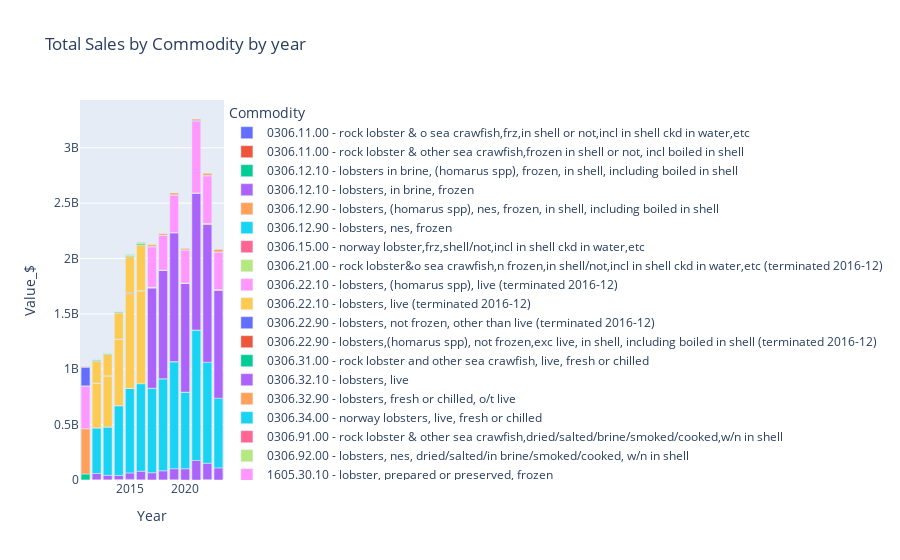

This figure's notebook cell:
### Code cell
fig = px.bar(annual_data[annual_data['Year'] > 2010], x="Year", y="Value_$", color='Commodity', title="Total Sales by Commodity by year")
fig.show()

### Figure 1 — Plotly figure (JSON) as saved in the notebook; plotly's stock layout.template omitted (floating-point values rounded to 4 significant figures)
{"data": [{"alignmentgroup": "True", "hovertemplate": "Commodity=0306.11.00 - rock lobster & o sea crawfish,frz,in shell or not,incl in shell ckd in water,etc<br>Year=%{x}<br>Value_$=%{y}<extra></extra>", "legendgroup": "0306.11.00 - rock lobster & o sea crawfish,frz,in shell or not,incl in shell ckd in water,etc", "marker": {"color": "#636efa", "pattern": {"shape": ""}}, "name": "0306.11.00 - rock lobster & o sea crawfish,frz,in shell or not,incl in shell ckd in water,etc", "offsetgroup": "0306.11.00 - rock lobster & o sea crawfish,frz,in shell or not,incl in shell ckd in water,etc", "orientation": "v", "showlegend": true, "textposition": "auto", "type": "bar", "x": [2012, 2013, 2014, 2015, 2016, 2017, 2018, 2019, 2020, 2021, 2022], "xaxis": "x", "y": [2149954, 1697035, 3448411, 6291135, 1959146, 735622, 1112627, 2138521, 8836, 73375, 3125921], "yaxis": "y"}, {"alignmentgroup": "True", "hovertemplate": "Commodity=0306.11.00 - rock lobster & other sea crawfish,frozen in shell or not, incl boiled in shell<br>Year=%{x}<br>Value_$=%{y}<extra></extra>", "legendgroup": "0306.11.00 - rock lobster & other sea crawfish,frozen in shell or not, incl boiled in shell", "marker": {"color": "#EF553B", "pattern": {"shape": ""}}, "name": "0306.11.00 - rock lobster & other sea crawfish,frozen in shell or not, incl boiled in shell", "offsetgroup": "0306.11.00 - rock lobster & other sea crawfish,frozen in shell or not, incl boiled in shell", "orientation": "v", "showlegend": true, "textposition": "auto", "type": "bar", "x": [2011], "xaxis": "x", "y": [925813], "yaxis": "y"}, {"alignmentgroup": "True", "hovertemplate": "Commodity=0306.12.10 - lobsters in brine, (homarus spp), frozen, in shell, including boiled in shell<br>Year=%{x}<br>Value_$=%{y}<extra></extra>", "legendgroup": "0306.12.10 - lobsters in brine, (homarus spp), frozen, in shell, including boiled in shell", "marker": {"color": "#00cc96", "pattern": {"shape": ""}}, "name": "0306.12.10 - lobsters in brine, (homarus spp), frozen, in shell, including boiled in shell", "offsetgroup": "0306.12.10 - lobsters in brine, (homarus spp), frozen, in shell, including boiled in shell", "orientation": "v", "showlegend": true, "textposition": "auto", "type": "bar", "x": [2011], "xaxis": "x", "y": [53376251], "yaxis": "y"}, {"alignmentgroup": "True", "hovertemplate": "Commodity=0306.12.10 - lobsters, in brine, frozen<br>Year=%{x}<br>Value_$=%{y}<extra></extra>", "legendgroup": "0306.12.10 - lobsters, in brine, frozen", "marker": {"color": "#ab63fa", "pattern": {"shape": ""}}, "name": "0306.12.10 - lobsters, in brine, frozen", "offsetgroup": "0306.12.10 - lobsters, in brine, frozen", "orientation": "v", "showlegend": true, "textposition": "auto", "type": "bar", "x": [2012, 2013, 2014, 2015, 2016, 2017, 2018, 2019, 2020, 2021, 2022, 2023], "xaxis": "x", "y": [56434863, 40629504, 37539674, 57377692, 76964160, 64956316, 82005200, 99855051, 101628407, 176359431, 148241314, 109645069], "yaxis": "y"}, {"alignmentgroup": "True", "hovertemplate": "Commodity=0306.12.90 - lobsters, (homarus spp), nes, frozen, in shell, including boiled in shell<br>Year=%{x}<br>Value_$=%{y}<extra></extra>", "legendgroup": "0306.12.90 - lobsters, (homarus spp), nes, frozen, in shell, including boiled in shell", "marker": {"color": "#FFA15A", "pattern": {"shape": ""}}, "name": "0306.12.90 - lobsters, (homarus spp), nes, frozen, in shell, including boiled in shell", "offsetgroup": "0306.12.90 - lobsters, (homarus spp), nes, frozen, in shell, including boiled in shell", "orientation": "v", "showlegend": true, "textposition": "auto", "type": "bar", "x": [2011], "xaxis": "x", "y": [408496449], "yaxis": "y"}, {"alignmentgroup": "True", "hovertemplate": "Commodity=0306.12.90 - lobsters, nes, frozen<br>Year=%{x}<br>Value_$=%{y}<extra></extra>", "legendgroup": "0306.12.90 - lobsters, nes, frozen", "marker": {"color": "#19d3f3", "pattern": {"shape": ""}}, "name": "0306.12.90 - lobsters, nes, frozen", "offsetgroup": "0306.12.90 - lobsters, nes, frozen", "orientation": "v", "showlegend": true, "textposition": "auto", "type": "bar", "x": [2012, 2013, 2014, 2015, 2016, 2017, 2018, 2019, 2020, 2021, 2022, 2023], "xaxis": "x", "y": [412258032, 436303862, 630504955, 763305426, 790760886, 763129933, 831611135, 966689621, 691945919, 1177532904, 911950315, 629306399], "yaxis": "y"}, {"alignmentgroup": "True", "hovertemplate": "Commodity=0306.15.00 - norway lobster,frz,shell/not,incl in shell ckd in water,etc<br>Year=%{x}<br>Value_$=%{y}<extra></extra>", "legendgroup": "0306.15.00 - norway lobster,frz,shell/not,incl in shell ckd in water,etc", "marker": {"color": "#FF6692", "pattern": {"shape": ""}}, "name": "0306.15.00 - norway lobster,frz,shell/not,incl in shell ckd in water,etc", "offsetgroup": "0306.15.00 - norway lobster,frz,shell/not,incl in shell ckd in water,etc", "orientation": "v", "showlegend": true, "textposition": "auto", "type": "bar", "x": [2014, 2015, 2018, 2019], "xaxis": "x", "y": [142227, 18189, 547619, 157284], "yaxis": "y"}, {"alignmentgroup": "True", "hovertemplate": "Commodity=0306.21.00 - rock lobster&o sea crawfish,n frozen,in shell/not,incl in shell ckd in water,etc (terminated 2016-12)<br>Year=%{x}<br>Value_$=%{y}<extra></extra>", "legendgroup": "0306.21.00 - rock lobster&o sea crawfish,n frozen,in shell/not,incl in shell ckd in water,etc (terminated 2016-12)", "marker": {"color": "#B6E880", "pattern": {"shape": ""}}, "name": "0306.21.00 - rock lobster&o sea crawfish,n frozen,in shell/not,incl in shell ckd in water,etc (terminated 2016-12)", "offsetgroup": "0306.21.00 - rock lobster&o sea crawfish,n frozen,in shell/not,incl in shell ckd in water,etc (terminated 2016-12)", "orientation": "v", "showlegend": true, "textposition": "auto", "type": "bar", "x": [2012, 2013, 2014, 2015], "xaxis": "x", "y": [21522, 92309, 642, 19800], "yaxis": "y"}, {"alignmentgroup": "True", "hovertemplate": "Commodity=0306.22.10 - lobsters, (homarus spp), live (terminated 2016-12)<br>Year=%{x}<br>Value_$=%{y}<extra></extra>", "legendgroup": "0306.22.10 - lobsters, (homarus spp), live (terminated 2016-12)", "marker": {"color": "#FF97FF", "pattern": {"shape": ""}}, "name": "0306.22.10 - lobsters, (homarus spp), live (terminated 2016-12)", "offsetgroup": "0306.22.10 - lobsters, (homarus spp), live (terminated 2016-12)", "orientation": "v", "showlegend": true, "textposition": "auto", "type": "bar", "x": [2011], "xaxis": "x", "y": [386191475], "yaxis": "y"}, {"alignmentgroup": "True", "hovertemplate": "Commodity=0306.22.10 - lobsters, live (terminated 2016-12)<br>Year=%{x}<br>Value_$=%{y}<extra></extra>", "legendgroup": "0306.22.10 - lobsters, live (terminated 2016-12)", "marker": {"color": "#FECB52", "pattern": {"shape": ""}}, "name": "0306.22.10 - lobsters, live (terminated 2016-12)", "offsetgroup": "0306.22.10 - lobsters, live (terminated 2016-12)", "orientation": "v", "showlegend": true, "textposition": "auto", "type": "bar", "x": [2012, 2013, 2014, 2015, 2016], "xaxis": "x", "y": [402349190, 460971859, 599557496, 855531199, 838216230], "yaxis": "y"}, {"alignmentgroup": "True", "hovertemplate": "Commodity=0306.22.90 - lobsters, not frozen, other than live (terminated 2016-12)<br>Year=%{x}<br>Value_$=%{y}<extra></extra>", "legendgroup": "0306.22.90 - lobsters, not frozen, other than live (terminated 2016-12)", "marker": {"color": "#636efa", "pattern": {"shape": ""}}, "name": "0306.22.90 - lobsters, not frozen, other than live (terminated 2016-12)", "offsetgroup": "0306.22.90 - lobsters, not frozen, other than live (terminated 2016-12)", "orientation": "v", "showlegend": true, "textposition": "auto", "type": "bar", "x": [2012, 2013, 2014, 2015, 2016], "xaxis": "x", "y": [759061, 1084784, 541090, 6308816, 1137709], "yaxis": "y"}, {"alignmentgroup": "True", "hovertemplate": "Commodity=0306.22.90 - lobsters,(homarus spp), not frozen,exc live, in shell, including boiled in shell (terminated 2016-12)<br>Year=%{x}<br>Value_$=%{y}<extra></extra>", "legendgroup": "0306.22.90 - lobsters,(homarus spp), not frozen,exc live, in shell, including boiled in shell (terminated 2016-12)", "marker": {"color": "#EF553B", "pattern": {"shape": ""}}, "name": "0306.22.90 - lobsters,(homarus spp), not frozen,exc live, in shell, including boiled in shell (terminated 2016-12)", "offsetgroup": "0306.22.90 - lobsters,(homarus spp), not frozen,exc live, in shell, including boiled in shell (terminated 2016-12)", "orientation": "v", "showlegend": true, "textposition": "auto", "type": "bar", "x": [2011], "xaxis": "x", "y": [1517076], "yaxis": "y"}, {"alignmentgroup": "True", "hovertemplate": "Commodity=0306.31.00 - rock lobster and other sea crawfish, live, fresh or chilled<br>Year=%{x}<br>Value_$=%{y}<extra></extra>", "legendgroup": "0306.31.00 - rock lobster and other sea crawfish, live, fresh or chilled", "marker": {"color": "#00cc96", "pattern": {"shape": ""}}, "name": "0306.31.00 - rock lobster and other sea crawfish, live, fresh or chilled", "offsetgroup": "0306.31.00 - rock lobster and other sea crawfish, live, fresh or chilled", "orientation": "v", "showlegend": true, "textposition": "auto", "type": "bar", "x": [2017, 2018, 2019, 2020, 2021], "xaxis": "x", "y": [35586, 120524, 76315, 27648, 218466], "yaxis": "y"}, {"alignmentgroup": "True", "hovertemplate": "Commodity=0306.32.10 - lobsters, live<br>Year=%{x}<br>Value_$=%{y}<extra></extra>", "legendgroup": "0306.32.10 - lobsters, live", "marker": {"color": "#ab63fa", "pattern": {"shape": ""}}, "name": "0306.32.10 - lobsters, live", "offsetgroup": "0306.32.10 - lobsters, live", "orientation": "v", "showlegend": true, "textposition": "auto", "type": "bar", "x": [2017, 2018, 2019, 2020, 2021, 2022, 2023], "xaxis": "x", "y": [905541209, 977471113, 1163910794, 982283349, 1235449385, 1243232779, 973577321], "yaxis": "y"}, {"alignmentgroup": "True", "hovertemplate": "Commodity=0306.32.90 - lobsters, fresh or chilled, o/t live<br>Year=%{x}<br>Value_$=%{y}<extra></extra>", "legendgroup": "0306.32.90 - lobsters, fresh or chilled, o/t live", "marker": {"color": "#FFA15A", "pattern": {"shape": ""}}, "name": "0306.32.90 - lobsters, fresh or chilled, o/t live", "offsetgroup": "0306.32.90 - lobsters, fresh or chilled, o/t live", "orientation": "v", "showlegend": true, "textposition": "auto", "type": "bar", "x": [2017, 2018, 2019, 2020, 2021, 2022, 2023], "xaxis": "x", "y": [2977020, 2285207, 962152, 1755820, 3228393, 10063731, 5554206], "yaxis": "y"}, {"alignmentgroup": "True", "hovertemplate": "Commodity=0306.34.00 - norway lobsters, live, fresh or chilled<br>Year=%{x}<br>Value_$=%{y}<extra></extra>", "legendgroup": "0306.34.00 - norway lobsters, live, fresh or chilled", "marker": {"color": "#19d3f3", "pattern": {"shape": ""}}, "name": "0306.34.00 - norway lobsters, live, fresh or chilled", "offsetgroup": "0306.34.00 - norway lobsters, live, fresh or chilled", "orientation": "v", "showlegend": true, "textposition": "auto", "type": "bar", "x": [2017, 2020], "xaxis": "x", "y": [17309, 15508], "yaxis": "y"}, {"alignmentgroup": "True", "hovertemplate": "Commodity=0306.91.00 - rock lobster & other sea crawfish,dried/salted/brine/smoked/cooked,w/n in shell<br>Year=%{x}<br>Value_$=%{y}<extra></extra>", "legendgroup": "0306.91.00 - rock lobster & other sea crawfish,dried/salted/brine/smoked/cooked,w/n in shell", "marker": {"color": "#FF6692", "pattern": {"shape": ""}}, "name": "0306.91.00 - rock lobster & other sea crawfish,dried/salted/brine/smoked/cooked,w/n in shell", "offsetgroup": "0306.91.00 - rock lobster & other sea crawfish,dried/salted/brine/smoked/cooked,w/n in shell", "orientation": "v", "showlegend": true, "textposition": "auto", "type": "bar", "x": [2017, 2020, 2023], "xaxis": "x", "y": [975232, 399139, 1903562], "yaxis": "y"}, {"alignmentgroup": "True", "hovertemplate": "Commodity=0306.92.00 - lobsters, nes, dried/salted/in brine/smoked/cooked, w/n in shell<br>Year=%{x}<br>Value_$=%{y}<extra></extra>", "legendgroup": "0306.92.00 - lobsters, nes, dried/salted/in brine/smoked/cooked, w/n in shell", "marker": {"color": "#B6E880", "pattern": {"shape": ""}}, "name": "0306.92.00 - lobsters, nes, dried/salted/in brine/smoked/cooked, w/n in shell", "offsetgroup": "0306.92.00 - lobsters, nes, dried/salted/in brine/smoked/cooked, w/n in shell", "orientation": "v", "showlegend": true, "textposition": "auto", "type": "bar", "x": [2017, 2018, 2019, 2020, 2021, 2022], "xaxis": "x", "y": [3001642, 719490, 397830, 408705, 8130, 29474], "yaxis": "y"}, {"alignmentgroup": "True", "hovertemplate": "Commodity=1605.30.10 - lobster, prepared or preserved, frozen<br>Year=%{x}<br>Value_$=%{y}<extra></extra>", "legendgroup": "1605.30.10 - lobster, prepared or preserved, frozen", "marker": {"color": "#FF97FF", "pattern": {"shape": ""}}, "name": "1605.30.10 - lobster, prepared or preserved, frozen", "offsetgroup": "1605.30.10 - lobster, prepared or preserved, frozen", "orientation": "v", "showlegend": true, "textposition": "auto", "type": "bar", "x": [2017, 2018, 2019, 2020, 2021, 2022, 2023], "xaxis": "x", "y": [363731288, 314850491, 338899039, 299194125, 646073219, 429926076, 338386803], "yaxis": "y"}, {"alignmentgroup": "True", "hovertemplate": "Commodity=1605.30.11 - lobster meat, frozen, cooked by steaming or boiling in water (terminated 2016-12)<br>Year=%{x}<br>Value_$=%{y}<extra></extra>", "legendgroup": "1605.30.11 - lobster meat, frozen, cooked by steaming or boiling in water (terminated 2016-12)", "marker": {"color": "#FECB52", "pattern": {"shape": ""}}, "name": "1605.30.11 - lobster meat, frozen, cooked by steaming or boiling in water (terminated 2016-12)", "offsetgroup": "1605.30.11 - lobster meat, frozen, cooked by steaming or boiling in water (terminated 2016-12)", "orientation": "v", "showlegend": true, "textposition": "auto", "type": "bar", "x": [2012, 2013, 2014, 2015, 2016], "xaxis": "x", "y": [199057252, 193961396, 237195680, 329412839, 414571537], "yaxis": "y"}, {"alignmentgroup": "True", "hovertemplate": "Commodity=1605.30.11 - lobster meat, frozen, simply boiled in water (terminated 2016-12)<br>Year=%{x}<br>Value_$=%{y}<extra></extra>", "legendgroup": "1605.30.11 - lobster meat, frozen, simply boiled in water (terminated 2016-12)", "marker": {"color": "#636efa", "pattern": {"shape": ""}}, "name": "1605.30.11 - lobster meat, frozen, simply boiled in water (terminated 2016-12)", "offsetgroup": "1605.30.11 - lobster meat, frozen, simply boiled in water (terminated 2016-12)", "orientation": "v", "showlegend": true, "textposition": "auto", "type": "bar", "x": [2011], "xaxis": "x", "y": [167983503], "yaxis": "y"}, {"alignmentgroup": "True", "hovertemplate": "Commodity=1605.30.19 - lobster meat, not frozen, simply boiled in water (terminated 2016-12)<br>Year=%{x}<br>Value_$=%{y}<extra></extra>", "legendgroup": "1605.30.19 - lobster meat, not frozen, simply boiled in water (terminated 2016-12)", "marker": {"color": "#EF553B", "pattern": {"shape": ""}}, "name": "1605.30.19 - lobster meat, not frozen, simply boiled in water (terminated 2016-12)", "offsetgroup": "1605.30.19 - lobster meat, not frozen, simply boiled in water (terminated 2016-12)", "orientation": "v", "showlegend": true, "textposition": "auto", "type": "bar", "x": [2011], "xaxis": "x", "y": [5513697], "yaxis": "y"}, {"alignmentgroup": "True", "hovertemplate": "Commodity=1605.30.19 - lobster meat, o/t frozen, cooked by steaming or boiling in water (terminated 2016-12)<br>Year=%{x}<br>Value_$=%{y}<extra></extra>", "legendgroup": "1605.30.19 - lobster meat, o/t frozen, cooked by steaming or boiling in water (terminated 2016-12)", "marker": {"color": "#00cc96", "pattern": {"shape": ""}}, "name": "1605.30.19 - lobster meat, o/t frozen, cooked by steaming or boiling in water (terminated 2016-12)", "offsetgroup": "1605.30.19 - lobster meat, o/t frozen, cooked by steaming or boiling in water (terminated 2016-12)", "orientation": "v", "showlegend": true, "textposition": "auto", "type": "bar", "x": [2012, 2013, 2014, 2015, 2016], "xaxis": "x", "y": [9790072, 8113231, 8885819, 10138230, 11717494], "yaxis": "y"}, {"alignmentgroup": "True", "hovertemplate": "Commodity=1605.30.20 - lobster, prepared or preserved, in cans, o/t frozen<br>Year=%{x}<br>Value_$=%{y}<extra></extra>", "legendgroup": "1605.30.20 - lobster, prepared or preserved, in cans, o/t frozen", "marker": {"color": "#ab63fa", "pattern": {"shape": ""}}, "name": "1605.30.20 - lobster, prepared or preserved, in cans, o/t frozen", "offsetgroup": "1605.30.20 - lobster, prepared or preserved, in cans, o/t frozen", "orientation": "v", "showlegend": true, "textposition": "auto", "type": "bar", "x": [2017, 2018, 2019, 2020, 2021, 2022, 2023], "xaxis": "x", "y": [5015584, 1407402, 1851176, 670296, 9700391, 4911351, 985741], "yaxis": "y"}, {"alignmentgroup": "True", "hovertemplate": "Commodity=1605.30.90 - lobster, prepared or preserved, nes<br>Year=%{x}<br>Value_$=%{y}<extra></extra>", "legendgroup": "1605.30.90 - lobster, prepared or preserved, nes", "marker": {"color": "#FFA15A", "pattern": {"shape": ""}}, "name": "1605.30.90 - lobster, prepared or preserved, nes", "offsetgroup": "1605.30.90 - lobster, prepared or preserved, nes", "orientation": "v", "showlegend": true, "textposition": "auto", "type": "bar", "x": [2017, 2018, 2019, 2020, 2021, 2022, 2023], "xaxis": "x", "y": [14581315, 13116654, 17297791, 12644685, 11136487, 17964220, 22687454], "yaxis": "y"}, {"alignmentgroup": "True", "hovertemplate": "Commodity=1605.30.91 - lobster, prepared or preserved, in airtight containers (terminated 2016-12)<br>Year=%{x}<br>Value_$=%{y}<extra></extra>", "legendgroup": "1605.30.91 - lobster, prepared or preserved, in airtight containers (terminated 2016-12)", "marker": {"color": "#19d3f3", "pattern": {"shape": ""}}, "name": "1605.30.91 - lobster, prepared or preserved, in airtight containers (terminated 2016-12)", "offsetgroup": "1605.30.91 - lobster, prepared or preserved, in airtight containers (terminated 2016-12)", "orientation": "v", "showlegend": true, "textposition": "auto", "type": "bar", "x": [2011, 2012, 2013, 2014, 2015, 2016], "xaxis": "x", "y": [477378, 1776187, 2985768, 970612, 2742110, 5430164], "yaxis": "y"}, {"alignmentgroup": "True", "hovertemplate": "Commodity=1605.30.99 - lobster, prepared or preserved, not in airtight containers (terminated 2016-12)<br>Year=%{x}<br>Value_$=%{y}<extra></extra>", "legendgroup": "1605.30.99 - lobster, prepared or preserved, not in airtight containers (terminated 2016-12)", "marker": {"color": "#FF6692", "pattern": {"shape": ""}}, "name": "1605.30.99 - lobster, prepared or preserved, not in airtight containers (terminated 2016-12)", "offsetgroup": "1605.30.99 - lobster, prepared or preserved, not in airtight containers (terminated 2016-12)", "orientation": "v", "showlegend": true, "textposition": "auto", "type": "bar", "x": [2011], "xaxis": "x", "y": [3727665], "yaxis": "y"}, {"alignmentgroup": "True", "hovertemplate": "Commodity=1605.30.99 - lobster, prepared or preserved, o/t in airtight containers (terminated 2016-12)<br>Year=%{x}<br>Value_$=%{y}<extra></extra>", "legendgroup": "1605.30.99 - lobster, prepared or preserved, o/t in airtight containers (terminated 2016-12)", "marker": {"color": "#B6E880", "pattern": {"shape": ""}}, "name": "1605.30.99 - lobster, prepared or preserved, o/t in airtight containers (terminated 2016-12)", "offsetgroup": "1605.30.99 - lobster, prepared or preserved, o/t in airtight containers (terminated 2016-12)", "orientation": "v", "showlegend": true, "textposition": "auto", "type": "bar", "x": [2012, 2013, 2014, 2015, 2016], "xaxis": "x", "y": [3821464, 3728414, 3916409, 8495287, 9303282], "yaxis": "y"}], "layout": {"autosize": true, "barmode": "relative", "legend": {"title": {"text": "Commodity"}, "tracegroupgap": 0}, "title": {"text": "Total Sales by Commodity by year"}, "xaxis": {"anchor": "y", "autorange": true, "domain": [0, 1], "range": [2010.0, 2024.0], "title": {"text": "Year"}, "type": "linear"}, "yaxis": {"anchor": "x", "autorange": true, "domain": [0, 1], "range": [0, 3431000000.0], "title": {"text": "Value_$"}, "type": "linear"}}}
